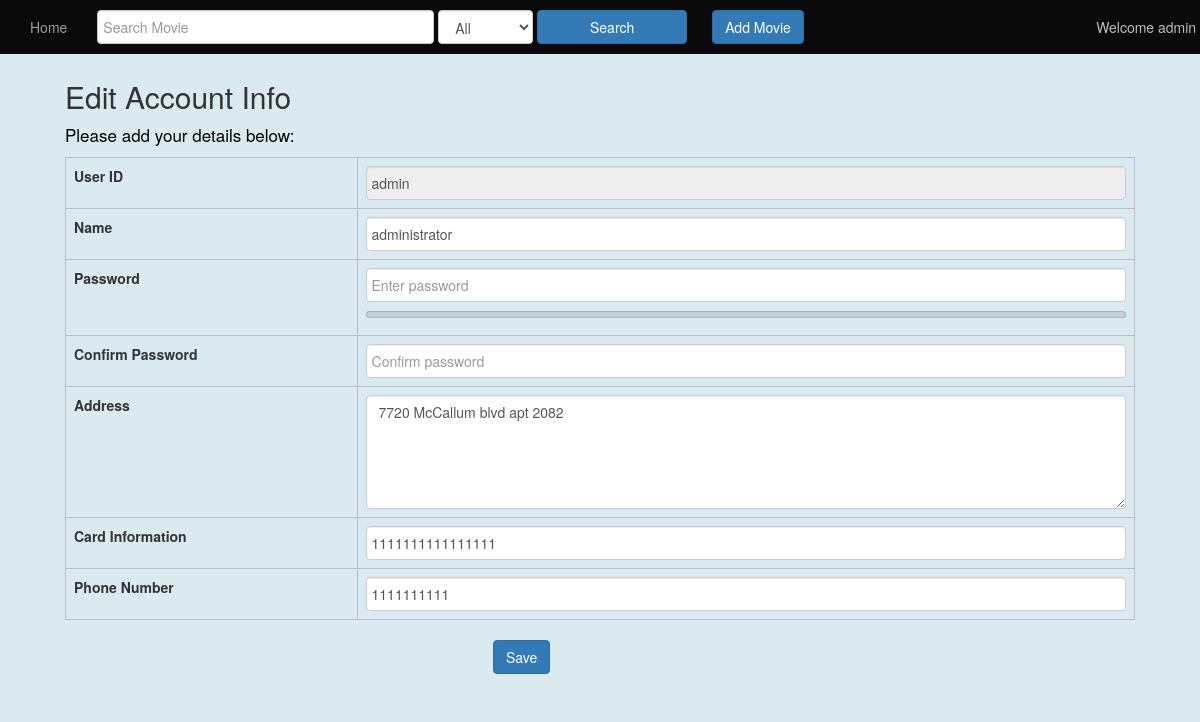
The page /signup_page.php (signed in) on the database as committed earlier.
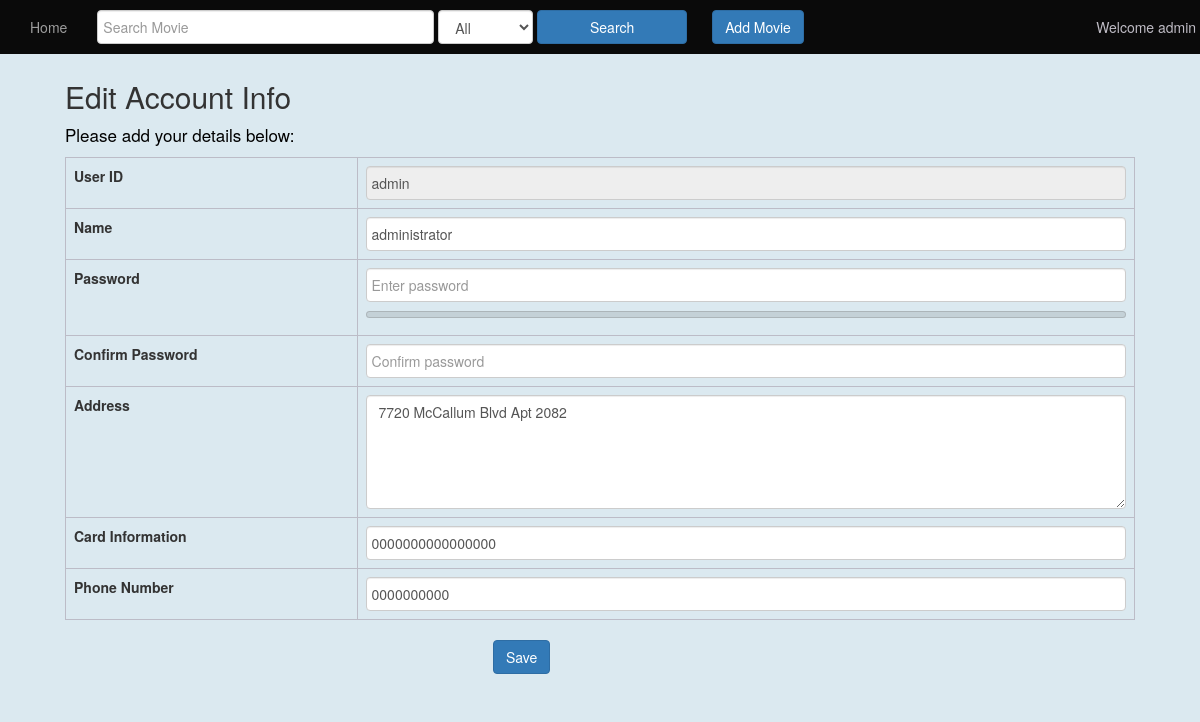
The same page on the database as committed later.
### tables this page shows
CREATE TABLE IF NOT EXISTS `users` (
  `user_id` varchar(100) NOT NULL,
  `name` varchar(100) NOT NULL,
  `password` varchar(255) NOT NULL,
  `address` varchar(1000) NOT NULL,
  `card_info` char(16) NOT NULL,
  `phone` char(10) NOT NULL
);

### signup_page.php (the view, shortened to what this page needs)
<?php
    if(isset($_SESSION["user_id"]) && $_SESSION["user_id"] != "guest") {
        $user=$_SESSION["user_id"];
        $servername = "localhost";
        $username = "root";
        $password = "root";
        $db = "onlinemoviestore";
        $conn = mysqli_connect($servername, $username, $password, $db);
        $query="select * from users where user_id='".$user."'";
	      $result = mysqli_query($conn,$query);
        $row = mysqli_fetch_array($result);
        $name=$row['name'];
        $address=$row['address'];
        $card_info=$row['card_info'];
        $phone=$row['phone'];
	}
?>
<!DOCTYPE html>
<html>
  <head>
    <link href="//maxcdn.bootstrapcdn.com/bootstrap/3.3.0/css/bootstrap.min.css", rel="stylesheet">
    <link href="css/style.css" rel="stylesheet">
    <link href="css/admin.css" rel="stylesheet">
    <link href="css/signup.css" rel="stylesheet" >
    <link href="css/login.css" rel="stylesheet">
  </head>
  <body>
    <?php require('nav_bar.php');?>
    <div class="container detail">
      <h2><?php if ($user == ""){echo "Create New Account";} else{ echo "Edit Account Info";}?></h2>
      <p>Please add your details below:</p>
      <form id="signupDetails" method="POST" onsubmit="return false">
          <table id="signupInfo" class="table table-bordered">
              <tbody>
                  <tr>
                      <td>User ID</td>
                      <td><input class="form-control" type="text" name="userid" id="userid" placeholder="Enter userid" <?php if ($user != "") { echo 'value="'.$user.'"  disabled';} ?> required/></td>
                  </tr>
                  <tr>
                      <td>Name</td>
                      <td><input type="text" class="form-control" name="name" id="name" placeholder="Enter name" value='<?php  echo $name ?>' required></td>
                  </tr>
                  <tr>
                    <td>Password</td>
                    <td>
                        <input type="password"  class="form-control" name="password" id="password" placeholder="Enter password" value='' required>
                        <meter max="4" id="password-strength-meter"></meter>
                    </td>
                  </tr>
                  <tr>
                    <td>Confirm Password</td>
                    <td>
                        <input type="password"  class="form-control" name="cnfPassword" id="cnfPassword" placeholder="Confirm password" value='' required>
                    </td>
                  </tr>
                  <tr>
                      <td>Address</td>
                      <td><textarea class="form-control" rows="5" name="address" id="address" placeholder="Enter address details" required><?php  echo $address?></textarea></td>
                  </tr>
                  <tr>
                      <td>Card Information</td>
                      <td><input type="text" class="form-control" name="card_info" id="card_info"  maxlength="16" placeholder="Enter card number" value='<?php  echo $card_info?>' required></td>
                  </tr>
                  <tr>
                      <td>Phone Number</td>
                      <td><input type="text" class="form-control" name="phonenumber" id="phonenumber" maxlength="10" placeholder="Enter phone number" value='<?php  echo $phone?>' required></td>
                  </tr>
              </tbody>
          </table>
          <div class="save">
              <input id='btnSave' name='btnSave' type = 'submit' class='btn btn-primary' value='<?php if ($user == ""){ echo "Sign up";} else{echo "Save";}?>'></button>
          </div>
      </form>
    </div>
  <body>
</html>

### nav_bar.php (shortened to what this page needs)
<?php
    $user_id=$_SESSION["user_id"];
?>
<nav class='navbar navbar-inverse navbar-fixed-top'>
    <div class='container-fluid'>
        <ul id='nav' class='nav navbar-nav'>
            <li id='home'><a href='home.php'>Home</a></li>
            <li>
                <form method = 'GET' class='navbar-form navbar-right' action='search_result.php'>
                    <div class='form-group'>
                        <input type = 'text' class='form-control' name = 'search' placeholder = 'Search Movie' size='40' required/>
                        <select id='criteria' name='criteria' class="form-control">
                            <option value='all'>All</option>
                        </select>
                        <button type = 'submit' class='btn btn-primary' style = 'width: 150px'>Search</button>
                    </div>
                </form>
            </li>
            <?php
                if ($user_id == "admin") {
                    echo ("<li><div id='addMovie' class='adminButton'><button id='addBtn' type ='button' class='btn btn-primary'>Add Movie</button></div></li>");
                }
            ?>
        </ul>
        <ul class="nav navbar-nav navbar-right">
            <?php
                echo ("<li><a href='signup_page.php'> Welcome " .$user_id."</a></li>");
            ?>
        </ul>
    </div>
</nav>

### css/style.css (style rules this page uses)
body { background-color: #10171b; }
nav.navbar.navbar-inverse { background-color: rgba(10, 10, 10, 1); width: 1366px; border: 0; padding-top: 2px; padding-bottom: 2px; padding-right: 20px; }
ul.nav.navbar-nav li { height: auto; }
ul.nav.navbar-nav.navbar-right li a { color: #bfbcc5; }
input[type="number"], textarea { background-color : #e0eaea; color: black; border-radius: 5px; }
div.adminButton { margin-top: 18px; text-align: center; }
div#addMovie.adminButton { margin-top: 8px; margin-left: 25px; }
div#addMovie.adminButton button { color: #fff; }

### css/admin.css (style rules this page uses)
body { height: 100%; background-color: #dbe9f0; }
div.detail { padding-left: 50px; padding-right: 50px; margin-top: 60px; }
p { color: black; font-size:17px; }
.table-bordered > tbody > tr > td, .table-bordered > tbody > tr > th, .table-bordered > tfoot > tr > td, .table-bordered , .table-bordered > thead > tr > td, .table-bordered > thead > tr > th { border: 1px solid #bcbcc7; }
div.save { padding-left: 40%; margin-bottom: 20px; }
nav.navbar.navbar-inverse { background-color: rgba(10, 10, 10, 1); width: 1366px; border: 0; padding-top: 2px; padding-bottom: 2px; padding-right: 20px; }
ul.nav.navbar-nav li { height: auto; }
div#addMovie.adminButton { margin-top: 8px; margin-left: 25px; }

### css/signup.css (style rules this page uses)
meter { -webkit-appearance: meter; -moz-appearance: none; width: 100%; height: 1em; }
table#signupInfo tbody tr td:nth-child(1) { width:15%; font-weight: bold; }
table#signupInfo tbody tr td:nth-child(2) { width: 40%; }
input.form-control { padding-left: 5px; }
div.container.detail { margin-top: 60px; }
nav.navbar.navbar-inverse { background-color: rgba(10, 10, 10, 1); width: 1366px; border: 0; padding-top: 2px; padding-bottom: 2px; padding-right: 20px; }
ul.nav.navbar-nav li { height: auto; }
ul.nav.navbar-nav.navbar-right li a { color: #bfbcc5; }

Rows that differ between the two databases and show on the page:
changed users "administrator": address "7720 McCallum blvd apt 2082" → "7720 McCallum Blvd Apt 2082"; card_info "1111111111111111" → "0000000000000000"; phonenumber "1111111111" → "0000000000"
